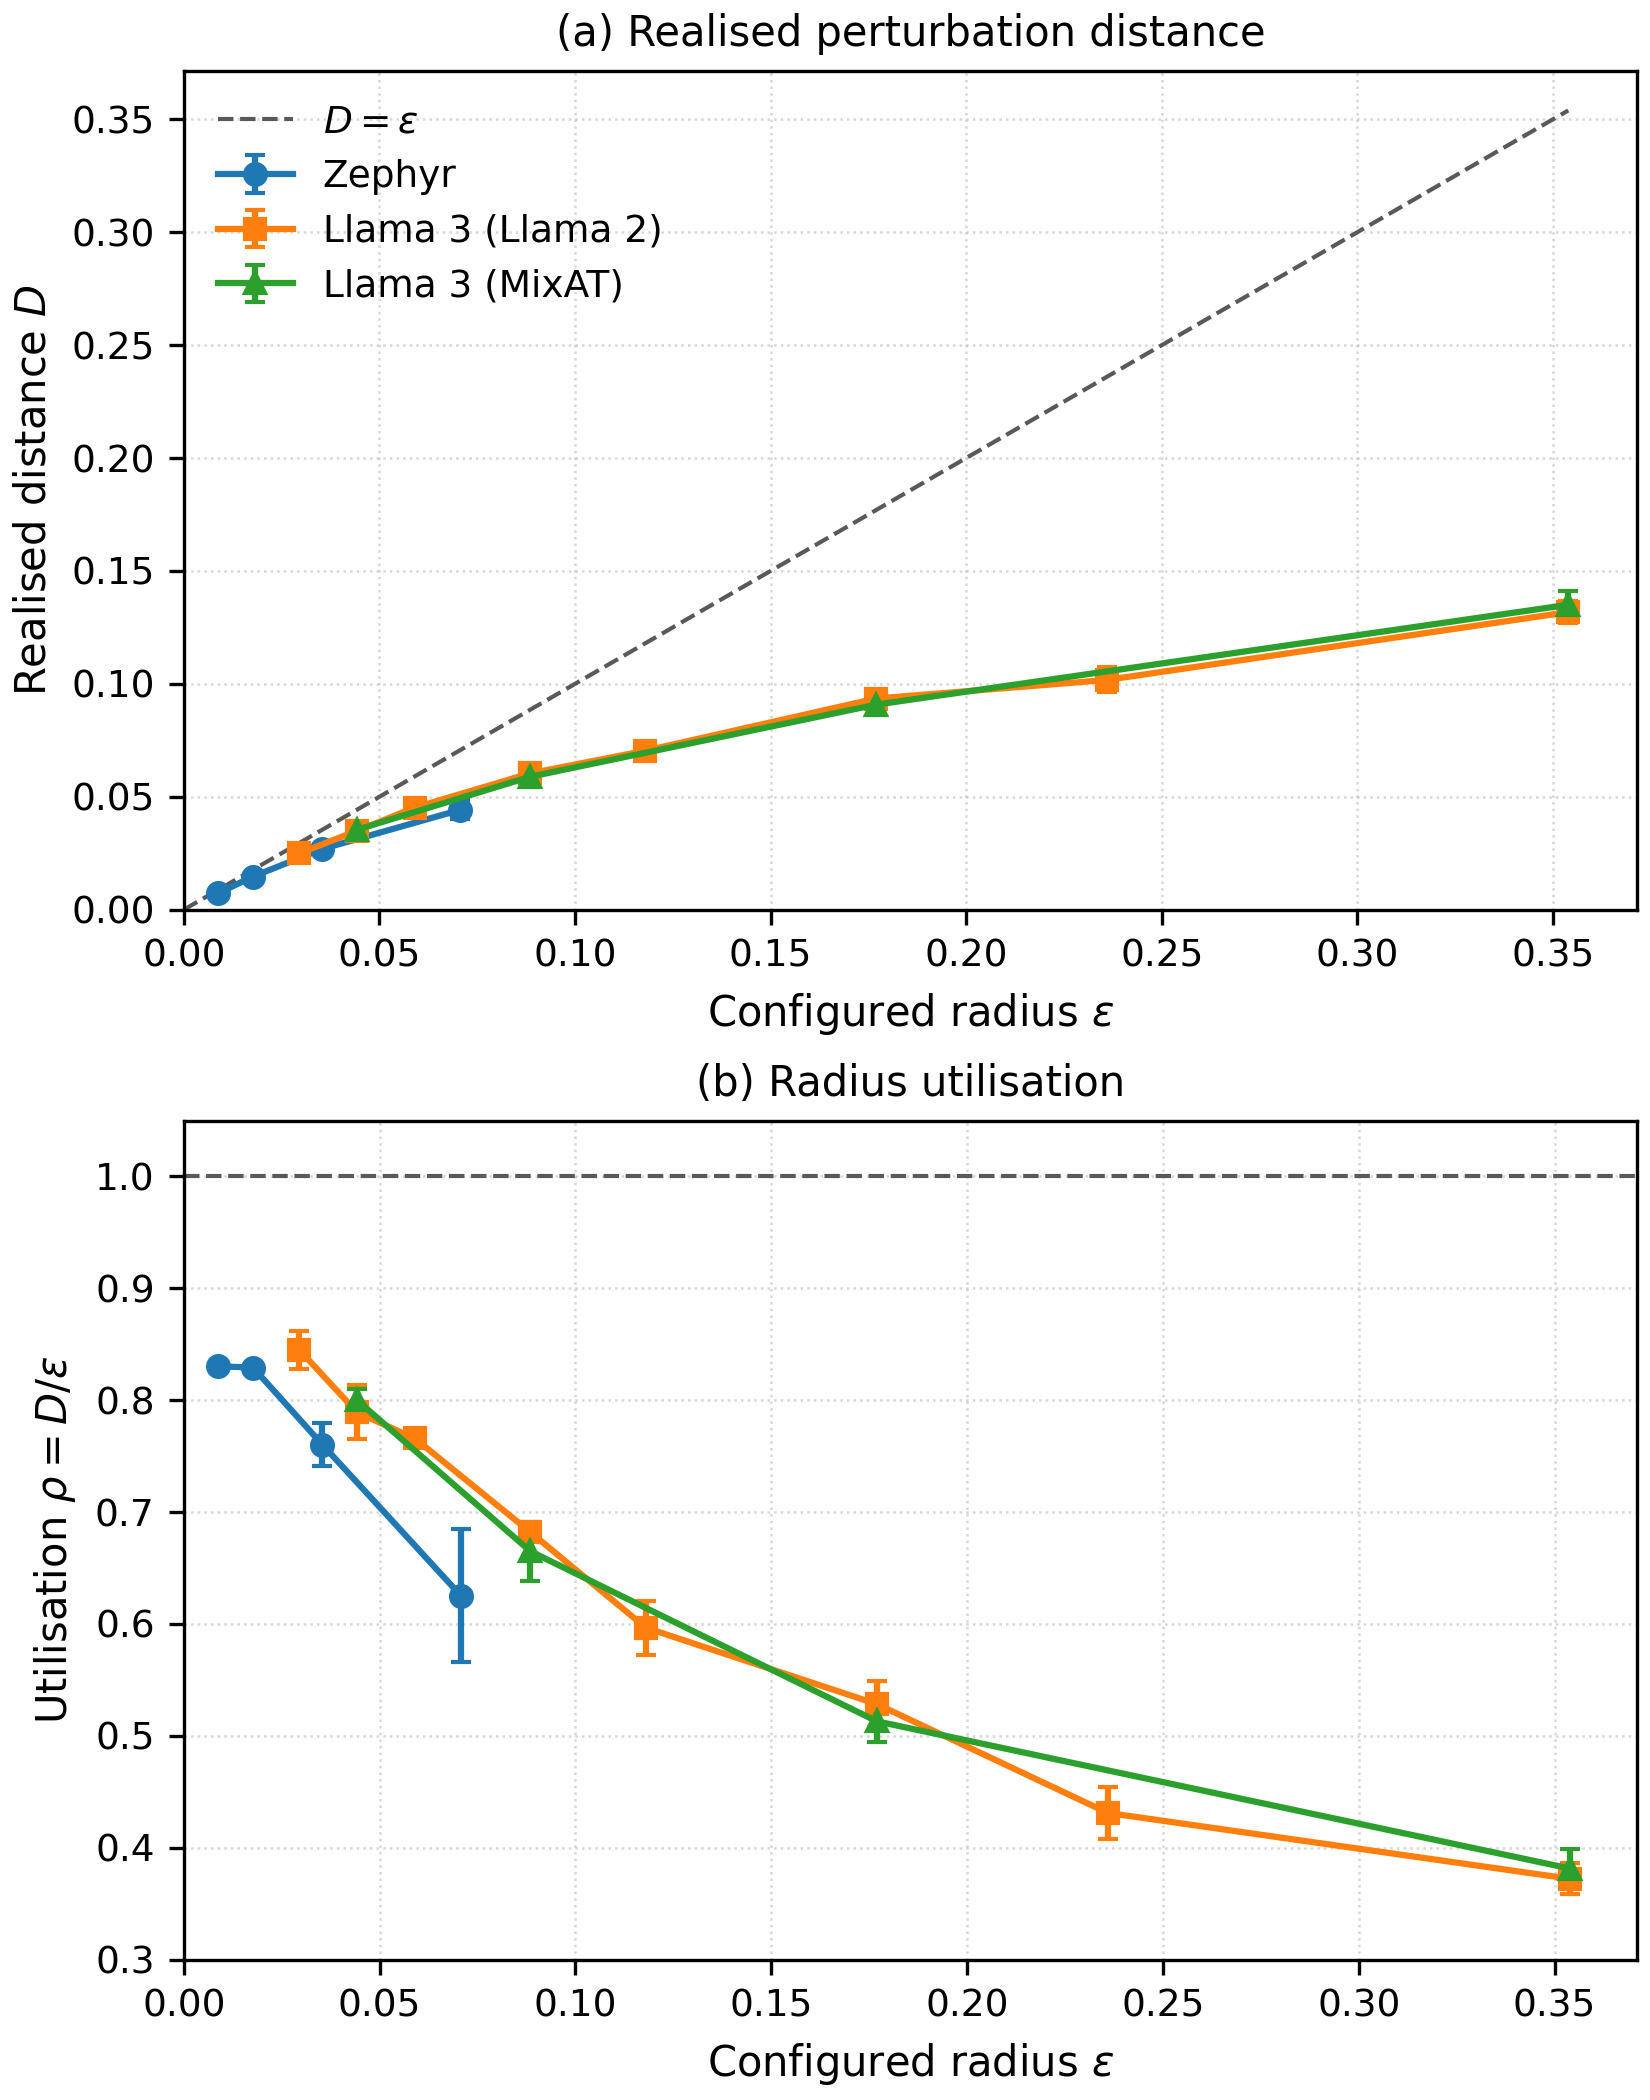

Generate this figure with Python:
from pathlib import Path

import matplotlib.pyplot as plt
import numpy as np


# ---------------------------------------------------------------------
# Data
# ---------------------------------------------------------------------
# Each row is:
#   epsilon, mean realised distance D, standard deviation of D
#
# GitHub reproduction points are intentionally excluded because they
# are orientation/reference configurations rather than part of the sweep.

data = {
    "Zephyr": np.array([
        [0.00884, 0.00734, 0.00003],
        [0.01768, 0.01466, 0.00006],
        [0.03535, 0.02688, 0.00068],
        [0.07070, 0.04422, 0.00423],
    ]),
    "Llama 3 (Llama 2)": np.array([
        [0.02949, 0.02492, 0.00050],
        [0.04424, 0.03491, 0.00107],
        [0.05898, 0.04517, 0.00030],
        [0.08848, 0.06035, 0.00039],
        [0.11797, 0.07039, 0.00285],
        [0.17695, 0.09350, 0.00361],
        [0.23594, 0.10172, 0.00553],
        [0.35391, 0.13176, 0.00496],
    ]),
    "Llama 3 (MixAT)": np.array([
        [0.04424, 0.03539, 0.00045],
        [0.08848, 0.05884, 0.00232],
        [0.17695, 0.09078, 0.00334],
        [0.35391, 0.13500, 0.00616],
    ]),
}


# ---------------------------------------------------------------------
# Plot style
# ---------------------------------------------------------------------
# Use distinct markers as well as colours so the curves remain
# distinguishable in print and for colour-impaired readers.
markers = ["o", "s", "^"]

plt.rcParams.update({
    "font.size": 10,
    "axes.labelsize": 10,
    "axes.titlesize": 10,
    "legend.fontsize": 9,
    "xtick.labelsize": 9,
    "ytick.labelsize": 9,
    "pdf.fonttype": 42,
    "ps.fonttype": 42,
})


# ---------------------------------------------------------------------
# Figure
# ---------------------------------------------------------------------
fig, (ax_d, ax_rho) = plt.subplots(
    2,
    1,
    figsize=(5.5, 7.0),
    constrained_layout=True,
)


for (label, values), marker in zip(data.items(), markers):
    epsilon = values[:, 0]
    D = values[:, 1]
    D_std = values[:, 2]

    rho = D / epsilon
    rho_std = D_std / epsilon

    # -------------------------------------------------------------
    # (a) Realised distance
    # -------------------------------------------------------------
    ax_d.errorbar(
        epsilon,
        D,
        yerr=D_std,
        marker=marker,
        markersize=5,
        linewidth=1.5,
        capsize=2.5,
        label=label,
    )

    # -------------------------------------------------------------
    # (b) Radius utilisation
    # -------------------------------------------------------------
    ax_rho.errorbar(
        epsilon,
        rho,
        yerr=rho_std,
        marker=marker,
        markersize=5,
        linewidth=1.5,
        capsize=2.5,
        label=label,
    )


# ---------------------------------------------------------------------
# Reference lines
# ---------------------------------------------------------------------
max_epsilon = max(values[:, 0].max() for values in data.values())

# D = epsilon: full radius utilisation
reference_x = np.linspace(0, max_epsilon, 500)

ax_d.plot(
    reference_x,
    reference_x,
    linestyle="--",
    linewidth=1.0,
    color="0.35",
    label=r"$D=\epsilon$",
)

# rho = 1: full radius utilisation
ax_rho.axhline(
    1.0,
    linestyle="--",
    linewidth=1.0,
    color="0.35",
    label=r"$\rho=1$",
)


# ---------------------------------------------------------------------
# Axis formatting
# ---------------------------------------------------------------------
ax_d.set_xlabel(r"Configured radius $\epsilon$")
ax_d.set_ylabel(r"Realised distance $D$")
ax_d.set_title("(a) Realised perturbation distance")

ax_rho.set_xlabel(r"Configured radius $\epsilon$")
ax_rho.set_ylabel(r"Utilisation $\rho = D/\epsilon$")
ax_rho.set_title("(b) Radius utilisation")

# Start at zero to make the geometric interpretation of D = epsilon clear.
ax_d.set_xlim(left=0)
ax_d.set_ylim(bottom=0)

ax_rho.set_xlim(left=0)
ax_rho.set_ylim(0.3, 1.05)

# Light grid, primarily to help compare values across radii.
for ax in (ax_d, ax_rho):
    ax.grid(
        True,
        which="major",
        linestyle=":",
        linewidth=0.6,
        alpha=0.5,
    )
    ax.set_axisbelow(True)


# ---------------------------------------------------------------------
# Legend
# ---------------------------------------------------------------------
# A single legend is sufficient because both panels contain the same
# configurations. Put it in panel (a), including the D=epsilon reference.
ax_d.legend(frameon=False)

# The rho=1 line is self-explanatory from its position, so no second
# legend is necessary.


# ---------------------------------------------------------------------
# Save beside this script
# ---------------------------------------------------------------------
output_dir = Path(__file__).resolve().parent

pdf_path = output_dir / "budget_utilisation_vertical.pdf"
png_path = output_dir / "budget_utilisation_vertical.png"

fig.savefig(pdf_path, bbox_inches="tight")
fig.savefig(png_path, dpi=300, bbox_inches="tight")

print(f"Saved: {pdf_path}")
print(f"Saved: {png_path}")

plt.show()
